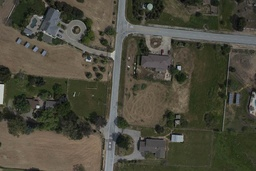
#> input picture Problem_Set_2/Problem2Images/1_1.jpg, 256 x 171 px, shrunk from 640 x 427 before the run
$ jupyter execute optimize.ipynb
#> lines starting #> are read from the running program, lines starting #| are printed output that depends on the picture
[cell 1]
import scipy, cv2
import numpy as np
import matplotlib.pyplot as plt
from random import sample
from matplotlib.patches import ConnectionPatch
def rgb_to_gray(img):
    if len(img.shape) == 3:
        gray_image = np.mean(img, axis=2).astype(np.float64)
    else:
        gray_image = img
    return gray_image
def gaussian_blur_kernel_2d(kernel_size=3,sigma=1):
    kernel=np.zeros((kernel_size,kernel_size))
    r = kernel_size//2
    for x in range(-r,r+1):
        for y in range(-r,r+1):
            kernel[x+r,y+r] = 1/(2*np.pi*sigma**2)*np.exp(-1/(2*sigma**2)*(x**2+y**2))
    kernel = kernel / np.sum(kernel)
    return kernel
def gradient_x(img):
    # convert img to grayscale
    # should we use int type to calclate gradient?
    # should we conduct some pre-processing to remove noise? which kernel should we pply?
    # which kernel should we choose to calculate gradient_x?
    # TODO
    gray_image = rgb_to_gray(img)
    filtered_image = scipy.ndimage.gaussian_filter(gray_image, sigma = 1, mode = 'reflect')
    return scipy.ndimage.sobel(filtered_image, axis = 0, mode = 'reflect')

def gradient_y(img):
    # TODO
    gray_image = rgb_to_gray(img)
    filtered_image = scipy.ndimage.gaussian_filter(gray_image, sigma = 1, mode = 'reflect')
    return scipy.ndimage.sobel(filtered_image, axis = 1, mode = 'reflect')

def harris_response(img, alpha=0.05, win_size=3):
    # In this function you are going to claculate harris response R.
    # Please refer to 04_Feature_Detection.pdf page 29 for details.
    # You have to discover how to calculate det(M) and trace(M), and
    # remember to smooth the gradients.
    # Avoid using too much "for" loops to speed up.
    # TODO

    win_size = win_size // 2
    grad_x = gradient_x(img)
    grad_y = gradient_y(img)
    sigma = win_size / 7
    kernel = gaussian_blur_kernel_2d(win_size, sigma)
    A = grad_x * grad_x
    B = grad_x * grad_y
    C = grad_y * grad_y
    R = np.zeros_like(A)
    for i in range(win_size, img.shape[0] - win_size):
        for j in range(win_size, img.shape[1] - win_size):
            windows_A = np.sum(A[i - win_size:i + win_size + 1, j - win_size:j + win_size + 1] * kernel)
            windows_B = np.sum(B[i - win_size:i + win_size + 1, j - win_size:j + win_size + 1] * kernel)
            windows_C = np.sum(C[i - win_size:i + win_size + 1, j - win_size:j + win_size + 1] * kernel)
            det_R = windows_A * windows_C - windows_B * windows_B
            tr_R = windows_A + windows_C
            windows_R = det_R - alpha * tr_R**2
            R[i, j] = windows_R
    return R

def corner_selection(R, th=0.01, min_dist=3):
    # non-maximal suppression for R to get R_selection and transform selected corners to list of tuples
    # hint:
    #   use ndimage.maximum_filter()  to achieve non-maximum suppression
    #   set those which aren’t **local maximum** to zero.
    # TODO
    width, height = R.shape
    threshold = th * np.max(R)
    condition_matrix = (R > threshold).astype(np.uint8)
    pix = []
    for i in range(R.shape[0]):
        for j in range(R.shape[1]):
            if condition_matrix[i, j]:
                window = R[np.clip(i-min_dist//2,0,width-1):np.clip(i+min_dist//2,0,width-1), np.clip(j-min_dist//2,0,height-1):np.clip(j+min_dist//2,0,height-1)]
                if R[i,j]-1e-6<np.max(window) < R[i,j] + 1e-6:
                    pix.append((i,j))
    return list(pix)
def histogram_of_gradients(img, pix):
    # no template for coding, please implement by yourself.
    # You can refer to implementations on Github or other websites
    # Hint:
    #   1. grad_x & grad_y
    #   2. grad_dir by arctan function
    #   3. for each interest point, choose m*m blocks with each consists of m*m pixels
    #   4. I divide the region into n directions (maybe 8).
    #   5. For each blocks, calculate the number of derivatives in those directions and normalize the Histogram.
    #   6. After that, select the prominent gradient and take it as principle orientation.
    #   7. Then rotate it’s neighbor to fit principle orientation and calculate the histogram again.
    # TODO
    WIDTH,HEIGHT = img.shape
    block_size = 4
    num_bins = 8
    grad_x = gradient_x(img)
    grad_y = gradient_y(img)
    grad_magnitude = np.sqrt(grad_x**2,grad_y**2)
    grad_direction = np.arctan2(grad_y,grad_x)*180.0/np.pi + 180.0
    features = []
    for cornel in pix:
        cornel_x, cornel_y = cornel
        temp_feature = [0 for i in range(num_bins)]
        for i in range(cornel_x - block_size**2//2 + 1, cornel_x + block_size**2//2 + 1):
            for j in range(cornel_y - block_size**2//2 + 1, cornel_y + block_size**2//2 + 1):
                    temp_angle = int(grad_direction[np.clip(i,0,WIDTH-1),np.clip(j,0,HEIGHT-1)]*num_bins/360)
                    if temp_angle == num_bins:
                        temp_angle = num_bins - 1
                    temp_feature[temp_angle]+=grad_magnitude[np.clip(i,0,WIDTH-1),int(np.clip(j,0,HEIGHT-1))]
        orientation = np.argmax(temp_feature)*360/num_bins
        feature = []
        for index_x in range(-block_size//2,block_size//2):
            for index_y in range(-block_size//2,block_size//2):
                temp_feature = [0 for i in range(num_bins)]
                for i in range(cornel_x + index_x * block_size + 1, cornel_x + (index_x + 1) * block_size + 1):
                    for j in range(cornel_y + index_y * block_size + 1, cornel_y + (index_y + 1) * block_size + 1):
                        temp_angle = grad_direction[np.clip(i,0,WIDTH-1),np.clip(j,0,HEIGHT-1)] - orientation
                        if temp_angle<0:
                             temp_angle+=360
                        temp_angle = int(temp_angle*num_bins/360)
                        if temp_angle == num_bins:
                            temp_angle = num_bins - 1
                        temp_feature[temp_angle]+=grad_magnitude[np.clip(i,0,WIDTH-1),np.clip(j,0,HEIGHT-1)]
                feature+=temp_feature
        # 归一化
        feature = feature / np.sum(feature)
        features.append(feature)
    return features
def compute_homography(pixels_1, pixels_2):
    # compute the best-fit homography using the Singular Value Decomposition (SVD)
    # homography matrix is a (3,3) matrix consisting rotation, translation and projection information.
    # consider how to form matrix A for U, S, V = np.linalg.svd((np.transpose(A)).dot(A))
    # homo_matrix = np.reshape(V[np.argmin(S)], (3, 3))
    # TODO
    A = []
    for p1, p2 in zip(pixels_1, pixels_2):
        x1, y1 = p1
        x2, y2 = p2
        A.append([x1, y1, 1, 0, 0, 0, -x1 * x2, -y1 * x2, -x2])
        A.append([0, 0, 0, x1, y1, 1, -x1 * y2, -y1 * y2, -y2])
    A = np.array(A)
    # 使用SVD分解
    U, S, V = np.linalg.svd((np.transpose(A)).dot(A))
    homo_matrix = np.reshape(V[np.argmin(S)], (3, 3))
    return homo_matrix
def match_visualizer(image,image_2,pix_1,pix_2):
    fig, (ax1, ax2) = plt.subplots(1, 2)
    ax1.imshow(image, cmap='gray')
    ax1.set_title('Image 1')
    # 在第二个子图上显示第二幅图像
    ax2.imshow(image_2, cmap='gray')
    ax2.set_title('Image 2')
    for i in range(len(pix_1)):
        ax1.plot(pix_1[i][1],pix_1[i][0],'ro',markersize=1,color='red')
        ax2.plot(pix_2[i][1],pix_2[i][0],'ro',markersize=1,color='red')
        con = ConnectionPatch(xyA=(pix_1[i][1],pix_1[i][0]), xyB=(pix_2[i][1],pix_2[i][0]), linewidth=0.1, axesA= ax1,axesB=ax2,coordsA='data',
                        coordsB='data',color="red")
        ax2.add_artist(con)
    plt.show()
def align_pair(pixels_1, pixels_2):
    # utilize \verb|homo_coordinates| for homogeneous pixels
    # and \verb|compute_homography| to calulate homo_matrix
    # implement RANSAC to compute the optimal alignment.
    # you can refer to implementations online.
    num_iterations = 2000 # Number of RANSAC iterations
    inlier_threshold = 5.0  # Threshold for considering a point as an inlier
    num_picked = 4
    best_inliers = []  # Best set of inliers
    best_est_homo = None  # Best estimated homography matrix
    for _ in range(num_iterations):
        sample_indices = sample(range(len(pixels_1)), num_picked)
        sampled_pixels_1 = [pixels_1[i] for i in sample_indices]
        sampled_pixels_2 = [pixels_2[i] for i in sample_indices]
        est_homo = compute_homography(sampled_pixels_1, sampled_pixels_2)
        homo_coordinates_1 = np.array([pixels_1[i] + tuple([1]) for i in range(len(pixels_1))])
        transformed_pixels = np.dot(est_homo, homo_coordinates_1.T).T
        transformed_pixels = transformed_pixels[:, :2] / transformed_pixels[:, 2, None]+1e-6
        distances = np.linalg.norm(transformed_pixels - pixels_2, axis=1)
        inliers = np.where(distances < inlier_threshold)[0]
        if len(inliers) > len(best_inliers):
            print(len(inliers))
            best_inliers = inliers
            best_est_homo = est_homo
    return best_est_homo
def stitch_blend(img_1, img_2, est_homo):
    # hint:
    # First, project four corner pixels with estimated homo-matrix
    # and converting them back to Cartesian coordinates after normalization.
    # Together with four corner pixels of the other image, we can get the size of new image plane.
    # Then, remap both image to new image plane and blend two images using Alpha Blending.
    # TODO
    # 先确定画布的大小，先算img1的四个角，把他弄到正的区域，然后算两幅图的起始位置
    WIDTH_1,HEIGHT_1 = img_1.shape[:-1]
    WIDTH_2,HEIGHT_2 = img_2.shape[:-1]
    ALPHA = 0.5
    homo_inverse = np.linalg.inv(est_homo)
    corners = [(0,0,1),(WIDTH_1-1,0,1),(0,HEIGHT_1-1,1),(WIDTH_1-1,HEIGHT_1-1,1)]
    startx_1,starty_1,endx_1,endy_1=float('inf'),float('inf'),-float('inf'),-float('inf')
    for corner in corners:
        modified_corner = est_homo@corner
        modified_corner = modified_corner/modified_corner[2]
        startx_1 = int(min(startx_1,modified_corner[0]))
        endx_1 = int(max(endx_1,modified_corner[0]))
        starty_1 = int(min(starty_1,modified_corner[1]))
        endy_1 = int(max(endy_1,modified_corner[1]))
    startx_2,starty_2,endx_2,endy_2=0,0,WIDTH_2,HEIGHT_2
    if startx_1<0: #平移图像
        startx_2-=startx_1
        endx_2-=startx_1
    else:
        startx_1=0
    if starty_1<0: #平移图像
        starty_2-=starty_1
        endy_2-=starty_1
    else:
        starty_1=0
    EST_WIDTH = max(endx_1,endx_2)+1
    EST_HEIGHT = max(endy_1,endy_2)+1
    est_img = np.zeros((EST_WIDTH,EST_HEIGHT,3))
    # 写一个函数来确定点是否在重合的区域中，逆矩阵
    def is_inside(point):
        modified_point = homo_inverse@point
        modified_point = modified_point / modified_point[2]
        return (0<modified_point[0]<WIDTH_1 and 0<modified_point[1]<HEIGHT_1),modified_point
    # 先画img2
    for i in range(WIDTH_2):
        for j in range(HEIGHT_2):
            x,y=startx_2+i,starty_2+j
            if is_inside([x+startx_1,y+starty_1,1])[0]:
                est_img[x,y] = img_2[i,j]*ALPHA
            else:
                est_img[x,y] = img_2[i,j]
    # 然后画img1,这里可能需要插值，先不插
    for i in range(EST_WIDTH):
        for j in range(EST_HEIGHT):
            flag, target = is_inside([i+startx_1,j+starty_1,1])
            if flag:
                x,y=int(target[0]),int(target[1])
                # 如果在img2中
                if startx_2<i<endx_2 and starty_2<j<endy_2:
                    est_img[i,j]+=img_1[x,y]*(1-ALPHA)
                else:
                    est_img[i,j] = img_1[x,y]
    return np.array(est_img,dtype=np.uint8)

[cell 2]
file_path = './Problem_Set_2/Problem2Images/1_1.jpg'
file_path_2 = './Problem_Set_2/Problem2Images/1_2.jpg'
image_ori = cv2.imread(file_path)
#> image_ori is the input picture: shape (171, 256, 3); mean B, G, R 60.6, 74.1, 75.9
image_ori_2 = cv2.imread(file_path_2)
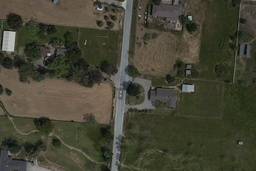
#> input picture Problem_Set_2/Problem2Images/1_2.jpg, 256 x 171 px, shrunk from 640 x 427 before the run
#> image_ori_2 is the input picture: shape (171, 256, 3); mean B, G, R 52.7, 68.3, 69.2
image = rgb_to_gray(image_ori)
image_2 = rgb_to_gray(image_ori_2)
corners_1 = corner_selection(harris_response(image,0.05,3),0.01,3)
#> after the loop in harris_response, `for i in range(win_size, img.shape[0] - win_size):`:
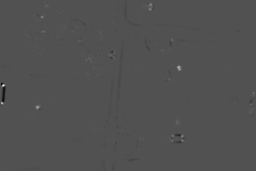
#> R: shape (171, 256) float64; min -2.99e+10, max 6.36e+10, mean -17887062.6; drawn with min black and max white
#> in corner_selection, `width, height = R.shape`: width = 171; height = 256
#> in corner_selection, `threshold = th * np.max(R)`: threshold = 635710577.6
#> in corner_selection, `condition_matrix = (R > threshold).astype(np.uint8)`:
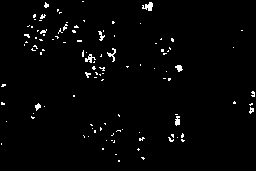
#> condition_matrix: shape (171, 256); values 0 (black) and 1 (white), 2% white in thin lines or dots
#> after the loop in corner_selection, `for i in range(R.shape[0]):`: pix = 407 pairs, first value 1 to 161, second value 1 to 254
#> corners_1 has the same summary as pix in corner_selection
corners_2 = corner_selection(harris_response(image_2,0.05,3),0.01,3)
#> call 2 of harris_response, with alpha = 0.05, win_size = 3
#> in harris_response (call 2), `B = grad_x * grad_y`:
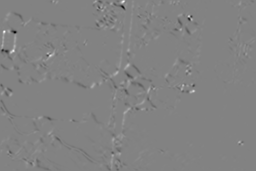
#> B: shape (171, 256) float64; min -39522.6, max 37635.8, mean -31.3; drawn with min black and max white
#> in harris_response (call 2), `C = grad_y * grad_y`:
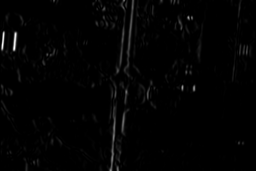
#> C: shape (171, 256) float64; min 2.89e-09, max 106435.7, mean 1350.8; drawn with min black and max white
#> in corner_selection (call 2), `condition_matrix = (R > threshold).astype(np.uint8)`: condition_matrix: shape (171, 256); values 0 (black) and 1 (white), 1.5% white in thin lines or dots
#> corners_2 = 296 pairs, first value 1 to 165, second value 1 to 246
print(len(corners_1))
#| 407

[cell 3]
features_1 = histogram_of_gradients(image, corners_1)
#> in histogram_of_gradients, `grad_direction = np.arctan2(grad_y,grad_x)*180.0/np.pi + 180.0`:
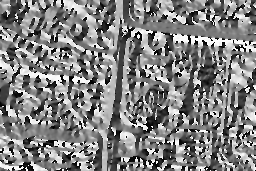
#> grad_direction: shape (171, 256) float64; min 0.0277, max 360, mean 183.7; drawn with min black and max white
#> the loop in histogram_of_gradients, `for cornel in pix:` made 407 passes
#> (cornel_x, cornel_y, orientation) on passes 1 to 3: (1, 82, 315), (2, 45, 135), (2, 149, 180)
#> after the loop in histogram_of_gradients, `for cornel in pix:`: features = 407 items
#> features_1 = 407 items
features_2 = histogram_of_gradients(image_2, corners_2)
#> in histogram_of_gradients (call 2), `grad_direction = np.arctan2(grad_y,grad_x)*180.0/np.pi + 180.0`:
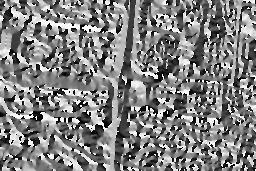
#> grad_direction: shape (171, 256) float64; min 0.00231, max 360, mean 181.2; drawn with min black and max white
#> the loop in histogram_of_gradients (call 2), `for cornel in pix:` made 296 passes
#> (cornel_x, cornel_y, orientation) on passes 1 to 3: (1, 51, 90), (1, 52, 135), (1, 97, 135)
#> after the loop in histogram_of_gradients (call 2), `for cornel in pix:`: features = 296 items
#> features_2 = 296 items
features_1=np.array(features_1)
features_2=np.array(features_2)
print(len(features_1))
#| 407

[cell 4]
THRESHOLD = 0.12
pix_1 = []
pix_2 = []
for i, feature_1 in enumerate(features_1):
    temp_bias = []
    temp_point = []
    for j, feature_2 in enumerate(features_2):
        bias = np.sqrt(np.sum((feature_1-feature_2)**2))
        #print(bias)
        if bias < THRESHOLD :
            temp_point.append(corners_2[j])
            temp_bias.append(bias)
    if len(temp_point):
        pix_1.append(corners_1[i])
        pix_2.append(temp_point[np.argmin(temp_bias)])
#> after the loop, pix_1 = 145 pairs, first value 54 to 161, second value 31 to 234; pix_2 = 145 pairs, first value 3 to 110, second value 42 to 245
print(pix_1)
#> (printed output is left out)
print(len(pix_1))
#| 145
print(pix_2)
#> (printed output is left out)

[cell 5]
match_visualizer(image,image_2,pix_1,pix_2)
#> the loop in match_visualizer, `for i in range(len(pix_1)):` made 145 passes
#> in match_visualizer, `plt.show()`:
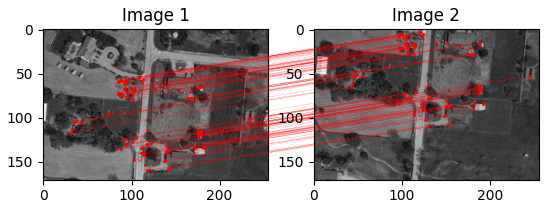
#> figure drawn by matplotlib, 2 panels

[cell 6]
est = align_pair(pix_1,pix_2)
#> the loop in align_pair, `for _ in range(num_iterations):` made 2000 passes
#> (sample_indices, sampled_pixels_1, sampled_pixels_2) on passes 1 to 6: ([98, 107, 10, 66], [(124, 91), (131, 94), (58, 88), (102, 234)], [(73, 102), (79, 105), (6, 99), (53, 245)]), ([130, 124, 103, 77], [(141, 114), (138, 142), (130, 95), (114, 176)], [(90, 124), (87, 153), (78, 106), (64, 187)]), ([122, 91, 55, 129], [(138, 139), (121, 175), (78, 165), (140, 171)], [(87, 150), (71, 186), (28, 176), (90, 181)]), ([35, 72, 24, 64], [(68, 93), (106, 35), (66, 93), (101, 234)], [(16, 104), (54, 46), (15, 104), (53, 245)]), ([136, 37, 79, 25], [(149, 137), (68, 154), (116, 176), (66, 126)], [(98, 148), (17, 165), (66, 187), (15, 138)]), ([18, 84, 120, 143], [(61, 112), (117, 176), (137, 142), (160, 119)], [(10, 123), (67, 187), (86, 153), (109, 129)])
#| 107
#| 133
#| 134
#| 145

[cell 7]
blend = stitch_blend(image_ori,image_ori_2,est)
#> in stitch_blend, `est_img = np.zeros((EST_WIDTH,EST_HEIGHT,3))`: est_img: shape (230, 275, 3) float64; every value is 0
#> after the loop in stitch_blend, `for i in range(WIDTH_2):`:
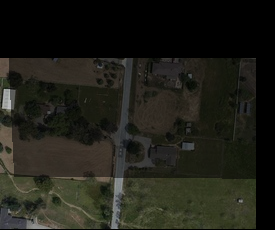
#> est_img: shape (230, 275, 3) float64; mean of channels 0, 1, 2 23.8, 31.2, 31.3; drawn as B, G, R
#> after the loop in stitch_blend, `for i in range(EST_WIDTH):`:
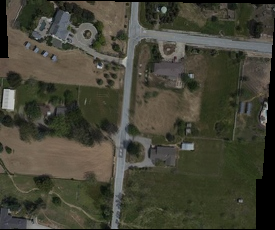
#> est_img: shape (230, 275, 3) float64; mean of channels 0, 1, 2 54, 67.6, 68.4; drawn as B, G, R
